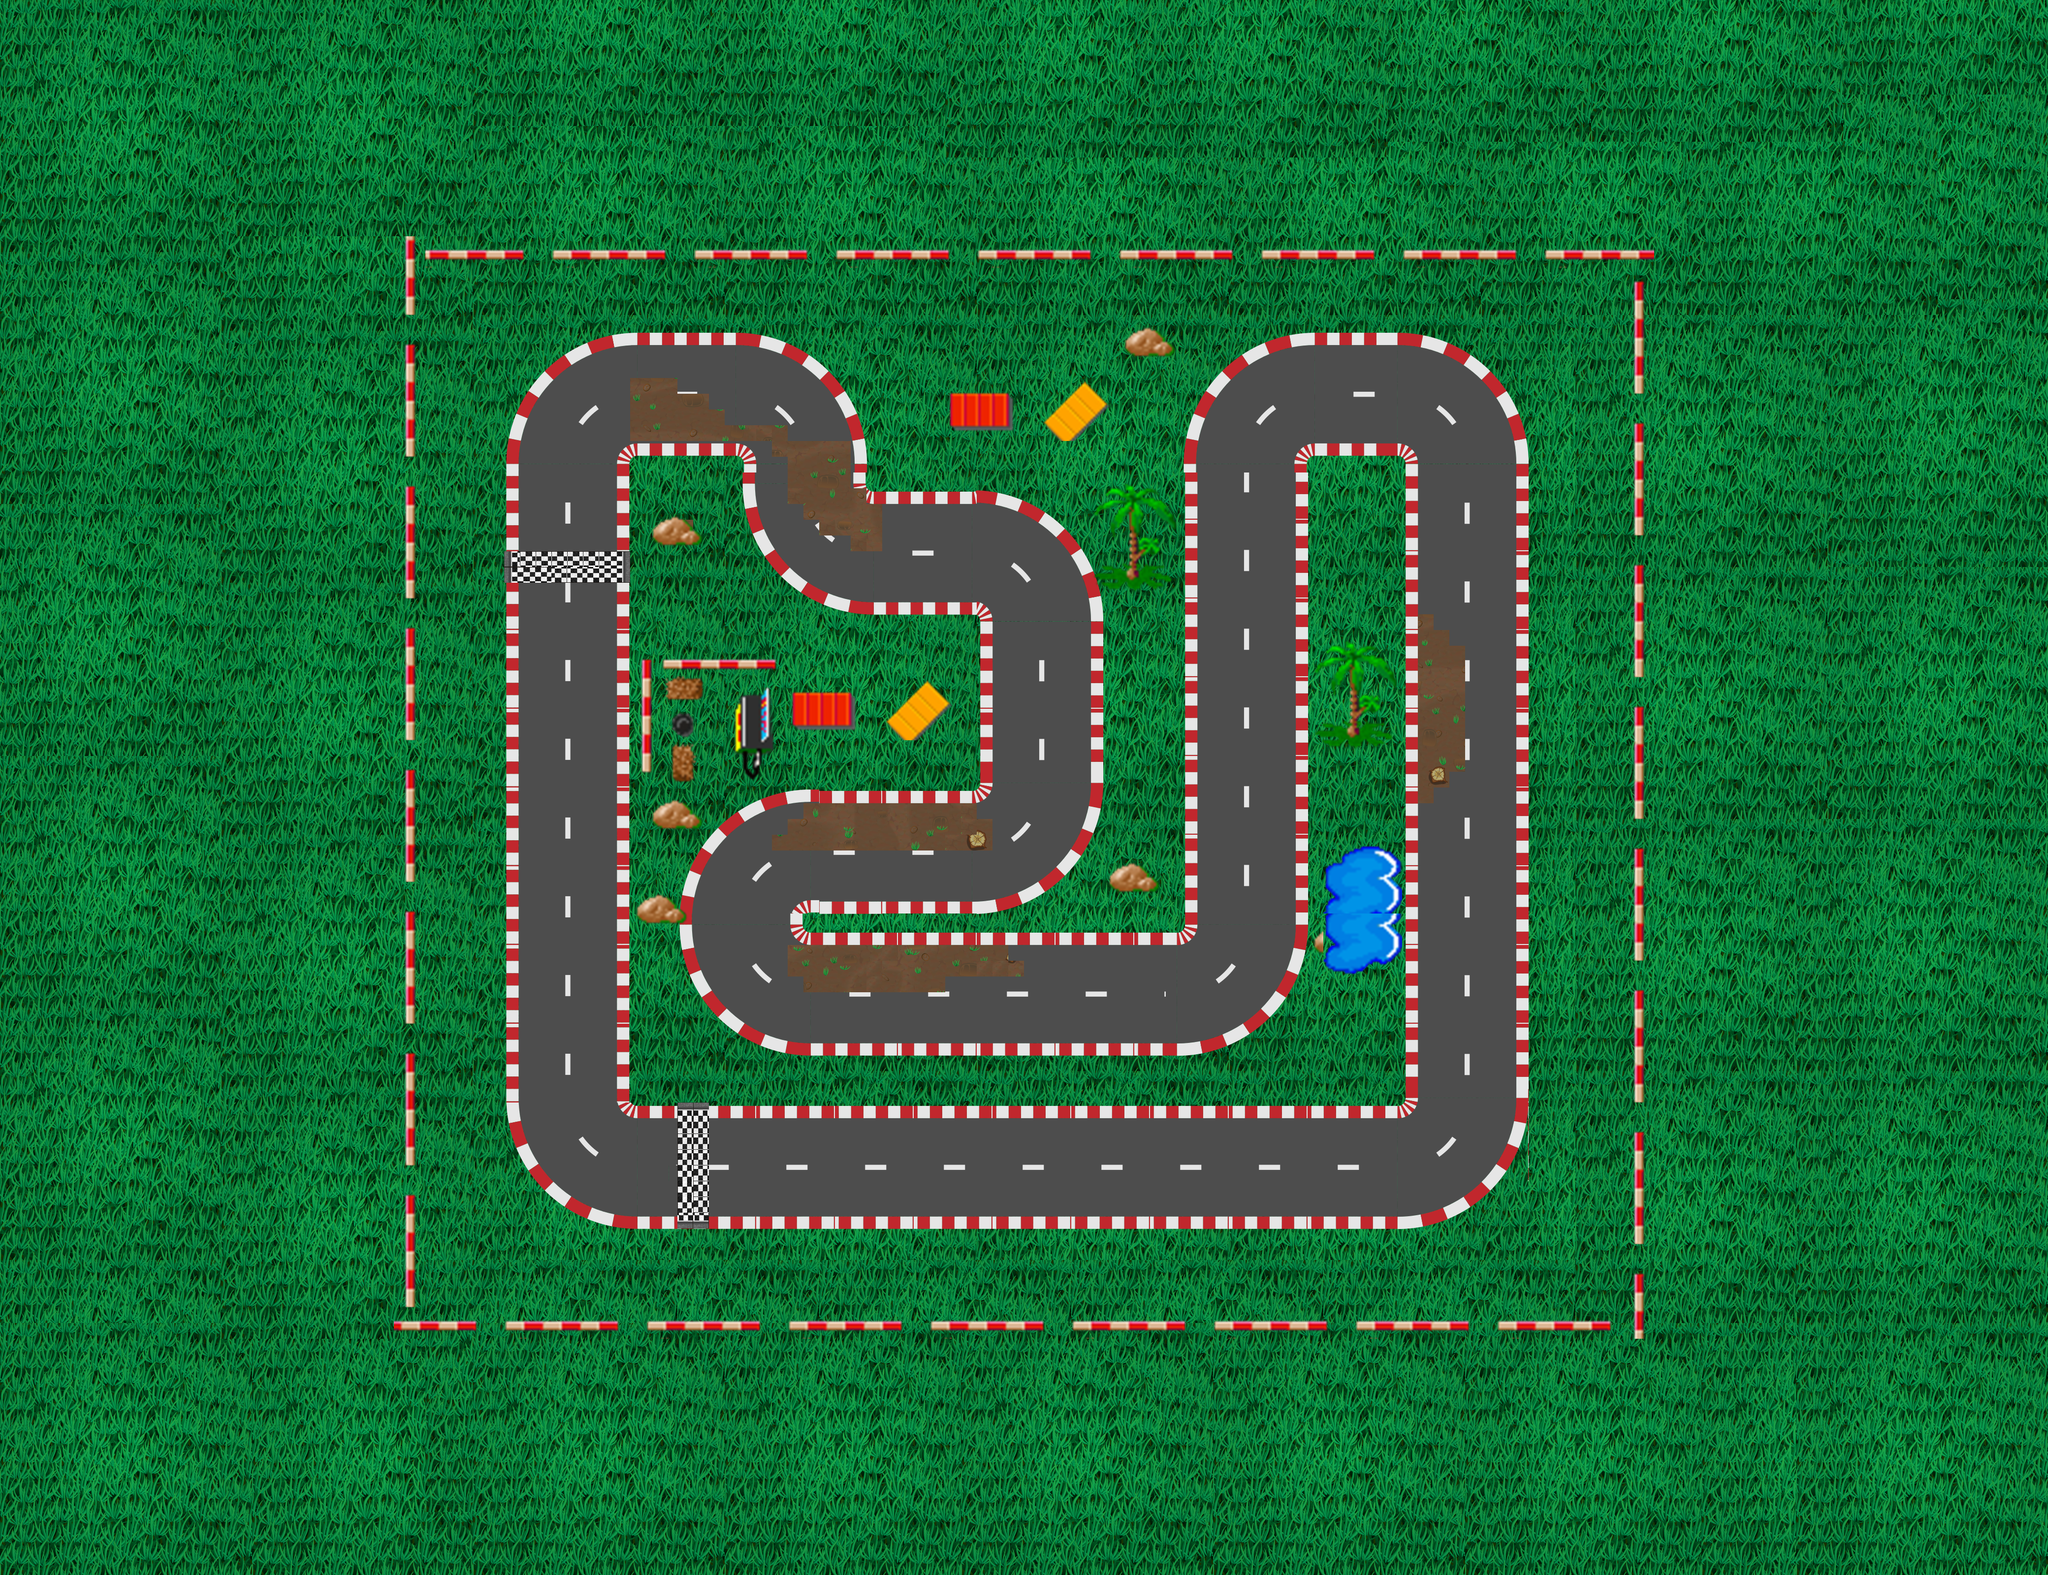

This is a level from a 2D game, rendered from its Tiled map with the project's own tilesets. A one-line summary and the map file follow, with tile-layer data summarised:
An orthogonal 130x100 tile map with 32x32 px tiles, 6 tile layers (Grass, Track, Traps, Decoration, ...), 6 tilesets.

<map version="1.2" tiledversion="1.3.1" orientation="orthogonal" renderorder="right-down" compressionlevel="0" width="130" height="100" tilewidth="32" tileheight="32" infinite="0" nextlayerid="7" nextobjectid="1">
 <tileset firstgid="1" name="Grass_Tile" tilewidth="32" tileheight="32" tilecount="256" columns="16">
  <image source="Grass_Tile.png" width="512" height="512" />
 </tileset>
 <tileset firstgid="257" name="track" tilewidth="32" tileheight="32" tilecount="2970" columns="54">
  <image source="track.png" width="1758" height="1760" />
 </tileset>
 <tileset firstgid="3227" name="track2" tilewidth="32" tileheight="32" tilecount="1681" columns="41">
  <image source="track2.png" width="1324" height="1326" />
 </tileset>
 <tileset firstgid="4908" name="raceline" tilewidth="32" tileheight="32" tilecount="3" columns="1">
  <image source="raceline.png" width="57" height="127" />
 </tileset>
 <tileset firstgid="4911" name="decoration" tilewidth="32" tileheight="32" tilecount="615" columns="41">
  <image source="decoration.png" width="1324" height="500" />
 </tileset>
 <tileset firstgid="5526" name="Soil_Tile" tilewidth="32" tileheight="32" tilecount="256" columns="16">
  <image source="Soil_Tile.png" width="512" height="512" />
 </tileset>
 <layer id="1" name="Grass" width="130" height="100">
  <properties>
   <property name="Draw" type="bool" value="true" />
  </properties>
  <data>[13000 cells, 4200 non-empty, 256 distinct tile ids]</data>
 </layer>
 <layer id="2" name="Track" width="130" height="100">
  <properties>
   <property name="Draw" type="bool" value="true" />
  </properties>
  <data>[13000 cells, 2896 non-empty, 550 distinct tile ids]</data>
 </layer>
 <layer id="5" name="Traps" width="130" height="100">
  <properties>
   <property name="Draw" type="bool" value="true" />
  </properties>
  <data>[13000 cells, 160 non-empty, 126 distinct tile ids]</data>
 </layer>
 <layer id="6" name="Decoration" width="130" height="100">
  <properties>
   <property name="Draw" type="bool" value="true" />
  </properties>
  <data>[13000 cells, 9195 non-empty, 493 distinct tile ids]</data>
 </layer>
 <layer id="3" name="Start" width="130" height="100">
  <properties>
   <property name="Draw" type="bool" value="true" />
  </properties>
  <data>[13000 cells, 16 non-empty, 3 distinct tile ids]</data>
 </layer>
 <layer id="4" name="Finish" width="130" height="100">
  <properties>
   <property name="Draw" type="bool" value="true" />
  </properties>
  <data>[13000 cells, 540 non-empty, 35 distinct tile ids]</data>
 </layer>
</map>
